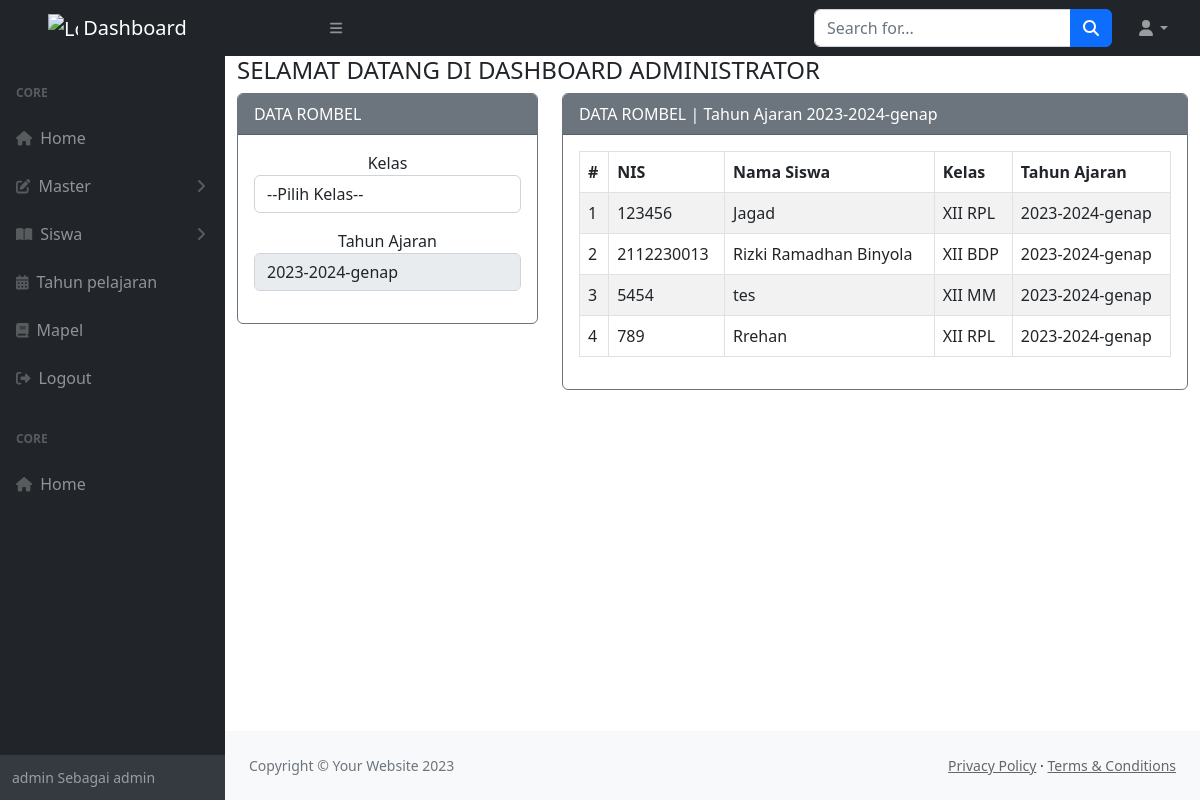
Page /admin/media.php?module=rombel (signed in) on the earlier database version.
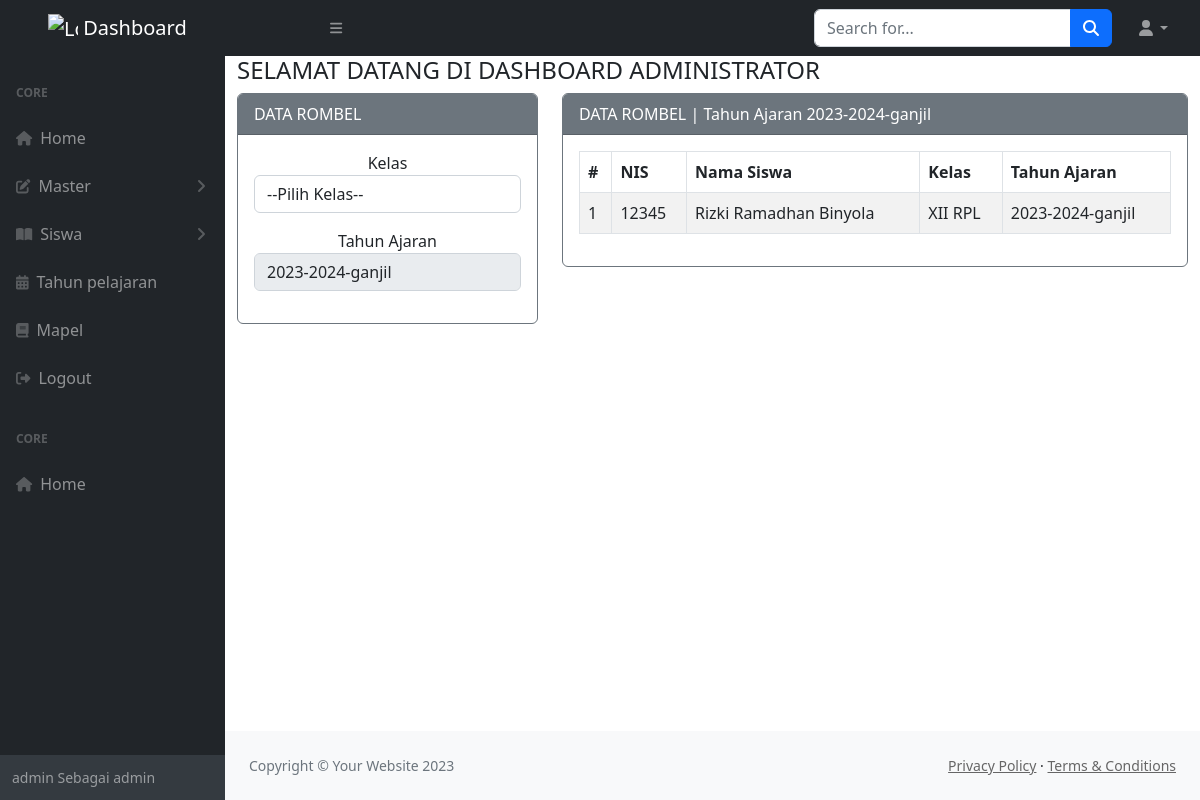
Same page on the later database version.
### tables this page shows
CREATE TABLE `tahun_ajar` (
  `kd_tajar` varchar(20) NOT NULL,
  `tahun_ajar` varchar(15) NOT NULL,
  `kd_semester` int(11) NOT NULL,
  `aktif` varchar(5) NOT NULL
);

CREATE TABLE `rombel` (
  `nis` varchar(10) NOT NULL,
  `kd_kelas` varchar(10) NOT NULL,
  `kd_tajar` varchar(20) NOT NULL
);

CREATE TABLE `siswa` (
  `nis` varchar(10) NOT NULL,
  `nisn` varchar(10) NOT NULL DEFAULT '-',
  `nama` varchar(100) NOT NULL,
  `kelamin` varchar(10) NOT NULL,
  `email` varchar(50) NOT NULL DEFAULT '-',
  `foto` varchar(100) NOT NULL DEFAULT 'default.jpg',
  `telp` varchar(20) NOT NULL DEFAULT '-',
  `status` varchar(10) NOT NULL DEFAULT 'Aktif'
);

CREATE TABLE `kelas` (
  `kd_kelas` varchar(10) NOT NULL,
  `nama_kelas` varchar(10) NOT NULL,
  `tingkat` varchar(5) NOT NULL,
  `kd_jurusan` varchar(10) NOT NULL
);

### admin/modul/mod_rombel/rombel_v.php (the view, shortened to what this page needs)
<?php
include "../koneksi/koneksi.php";
if (empty($_SESSION['username']) and empty($_SESSION['passuser']) and $_SESSION['login'] == 0) {
  echo "<script>alert('Kembalilah Kejalan yg benar!!!'); window.location = '../../index.php';</script>";
} else {
  $qtajar = mysqli_query($connect, "SELECT * FROM tahun_ajar WHERE aktif='Y'");
  $r = mysqli_fetch_assoc($qtajar);
  $thn_ajar = $r['kd_tajar'];
?>
  <div class="content-wrapper">
    <div class="container">
      <div class="row pad-botm">
        <div class="col-md-12">
          <h4 class="header-line">SELAMAT DATANG DI DASHBOARD ADMINISTRATOR</h4>
        </div>
      </div>
      <div class="row">
        <div class="col-md-4 col-sm-4 col-xs-12">
          <div class="card border-secondary mb-3 card-info">
            <div class="card-header text-bg-secondary">
              DATA ROMBEL
            </div>
            <div class="card-body text-center recent-users-sec">
              <form>
                <div class="form-group mb-3">
                  <label>Kelas</label>
                  <select class="form-control" name="kd_kelas" id="cbbkls">
                    <option selected hidden>--Pilih Kelas--</option>
                  </select>
                </div>
                <div class="form-group mb-3">
                  <label>Tahun Ajaran</label>
                  <input type="text" class="form-control" name="" value="<?= $thn_ajar; ?>" disabled="">
                </div>
              </form>
            </div>
          </div>
        </div>
        <div class="col-md-8 col-sm-8 col-xs-12">
          <div class="card border-secondary mb-3">
            <div class="card-header text-bg-secondary">
              <?php
              if (isset($_GET['kls'])) {
                echo "Kelas: " . $_GET['kls'];
              } else {
                echo "DATA ROMBEL";
              }
              ?> | Tahun Ajaran <?= $thn_ajar; ?>
            </div>
            <div class="card-body text-secondary">
              <div class="table-responsive">
                <?php
                $kd_kelas_selected = isset($_GET['kls']) ? $_GET['kls'] : '';
                $sql = "
                  SELECT * FROM rombel, kelas, tahun_ajar, siswa
                  where rombel.kd_kelas=kelas.kd_kelas
                  and siswa.nis=rombel.nis
                  and rombel.kd_tajar=tahun_ajar.kd_tajar AND rombel.kd_tajar='$thn_ajar'
                  " . ($kd_kelas_selected ? "AND rombel.kd_kelas='$kd_kelas_selected'" : '');
                ?>
                <table class="table table-striped table-bordered table-hover" id="dataTables-example">
                  <thead>
                    <tr>
                      <th>#</th>
                      <th>NIS</th>
                      <th>Nama Siswa</th>
                      <th>Kelas</th>
                      <th>Tahun Ajaran</th>
                    </tr>
                  </thead>
                  <tbody>
                    <?php if ($query = $connect->query($sql)) : ?>
                      <?php if ($query->num_rows == 0) {
                        echo "<tr><td colspan='5'>Data siswa belum ditambahkan ke rombel.</td></tr>";
                      } else {
                        $no = 1;
                        while ($row = $query->fetch_assoc()) : ?>
                          <tr>
                            <td><?= $no++ ?></td>
                            <td><?= $row['nis'] ?></td>
                            <td><?= $row['nama'] ?></td>
                            <td><?= $row['nama_kelas'] ?></td>
                            <td><?= $row['kd_tajar'] ?></td>
                          </tr>
                    <?php endwhile;
                      }
                    endif;
                    ?>
                  </tbody>
                </table>
              </div>
            </div>
          </div>
        </div>
      </div>
    </div>
  </div>
<?php
}
?>

Differences in the rows shown:
no longer on this page (row edited): tahun_ajar: kd_tajar "2023-2024-genap"
removed rombel: siswa.nis "123456", siswa.nama "Jagad", kd_kelas.nama_kelas "XII RPL", kd_tajar.kd_tajar "2023-2024-genap"
removed rombel: siswa.nis "2112230013", siswa.nama "Rizki Ramadhan Binyola", kd_kelas.nama_kelas "XII BDP", kd_tajar.kd_tajar "2023-2024-genap"
removed rombel: siswa.nis "5454", siswa.nama "tes", kd_kelas.nama_kelas "XII MM", kd_tajar.kd_tajar "2023-2024-genap"
removed rombel: siswa.nis "789", siswa.nama "Rrehan", kd_kelas.nama_kelas "XII RPL", kd_tajar.kd_tajar "2023-2024-genap"
now on this page (row edited): tahun_ajar: kd_tajar "2023-2024-ganjil"
added rombel: siswa.nis "12345", siswa.nama "Rizki Ramadhan Binyola", kd_kelas.nama_kelas "XII RPL", kd_tajar.kd_tajar "2023-2024-ganjil"
